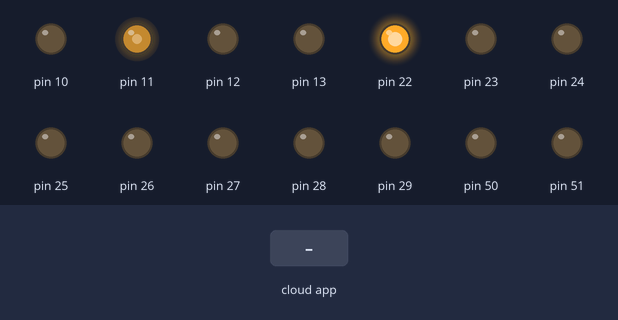
A sketch run on a simulated Arduino Mega 2560, built with avr-gcc and run on an emulated ATmega2560. Parts: output pins drawn as LEDs (lit = HIGH). The test bench sets the inputs (shaded band). The ROS host is connected and sends only what is stated.

Above: at 1.2 s.
1.3 s: the phone or cloud app sets cmd_steps to 0
At 2.1 s:
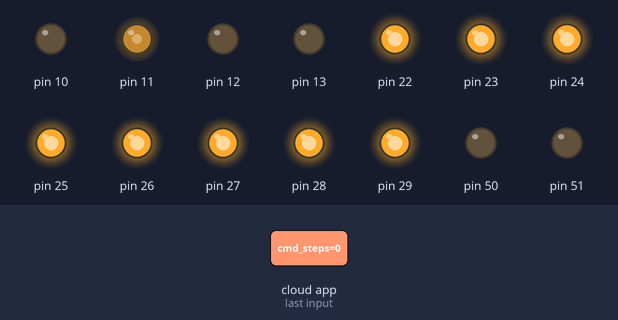
Timing chart, 0 to 4.3 s (numbered marks = the images above; inputs shaded):
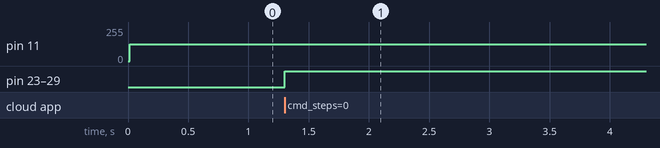

The sketch:

microstep_driver_tb6600_rosserial.ino
```cpp
//
// Microstep Driver Tb6600 Interface
// Tristan Hill - March, 04, 2019
//
// This uses the a while loop and the TOV1 flag to handle the step counting

/**************** Wiring Diagram*******************

        MEGA2560     |     |  MICROSTEP DRIVER
                     |     |
                   5V|<--->|NC
                  GND|<--->|ENA(-)
                  GND|<--->|DIR(-)
                  GND|<--->|PUL(-)
          Pin22 (PWM)|<--->|ENA(+)
          Pin23 (PA0)|<--->|DIR(+)
          Pin23 (PA1)|<--->|PUL(+)
                     |     |
                           |
    STEPPER MOTOR    |     |
                     |     |
                  RED|<--->|A(+)
                 BLUE|<--->|A(-)
                BLACK|<--->|B(+)
               GREEEN|<--->|B(-)
                     |     |
                           |
       POWER SUPPLY  |     |
                     |     |
              V+(12v)|<--->|VCC
              V-(0v) |<--->|GND
                     |     |

*/
#include <ros.h>
#include <std_msgs/Empty.h>
#include <std_msgs/Bool.h>
#include <std_msgs/Int32.h>

bool motor_enable=0;  // turn off the motor to begin
bool motor_dir=1;     // set the direction
bool motor_status=1;  // 0 - 'not currently stepping' // 1 - 'currently stepping'

int motor_pos=0;


// function for stepping by number of steps (blocking)
void set_steps(int steps)
{
  while (!(TIFR1 & 0b00000010));  // wait for flag to start
  PORTA &= 0b11111101|(motor_dir<<1);             // set the direction
  PORTA &= 0b11111110|~motor_enable;              // set enable low('on')
  //delay(1.0);
  for (int k = 0; k < steps+1; k++) {
    while (!(TIFR1 & 0b00000010));  // wait for flag
    TIFR1 |= 0b00000010;            // clear the flag
    motor_pos=(motor_pos+motor_dir)%200;
  }

  PORTA |= 0b00000001|~motor_enable;   // set enable high('off')
}

/*
// function for stepping to position (blocking)
void set_steps(int steps)
{
  PORTA &= 0b11111101|(motor_dir<<1);             // set the direction
  PORTA &= 0b11111110|~motor_enable;              // set enable low('on')

  for (int k = 0; k < steps; k++) {
    while (!(TIFR1 & 0b00000010));  // wait for flag
    TIFR1 |= 0b00000010;            // clear the flag
  }

  PORTA |= 0b00000001|~motor_enable;   // set enable high('off')
}
*/
// setup ROS node
ros::NodeHandle nh;

// publisher object for motor status
std_msgs::Bool status_msg;
ros::Publisher status_pub("motor_status", &status_msg);

// publisher object for motor position
std_msgs::Int32 pos_msg;
ros::Publisher pos_pub("motor_position", &pos_msg);

// Callback function for 'motor enable'
void enable_cb( const std_msgs::Bool& msg){
  motor_enable=msg.data;   // turn on the motor
}
// Subscriber object for 'motor enable'
ros::Subscriber<std_msgs::Bool> sub1("motor_enable", &enable_cb );

// Callback function for 'motor direction'
void dir_cb( const std_msgs::Bool& msg){
  motor_dir=msg.data;   // set the direction
}
// Subscriber object for 'motor direction'
ros::Subscriber<std_msgs::Bool> sub2("motor_dir", &dir_cb );

/*
// Callback function for 'desired position'
void dir_cb( const std_msgs::Bool& msg){
  motor_dir=msg.data;   // set the desired pos
}
// Subscriber object for 'motor direction'
ros::Subscriber<std_msgs::Bool> sub2("motor_dir", &dir_cb );
*/

// Callback for 'command steps'
void cmd_steps_cb( const std_msgs::Int32& msg){
  motor_status=1;
  status_msg.data = motor_status;
  status_pub.publish( &status_msg );
  nh.spinOnce();

  set_steps(msg.data);  // command the steps

  pos_msg.data = motor_pos;
  pos_pub.publish( &pos_msg );

  motor_status=0;
  status_msg.data = motor_status;
  status_pub.publish( &status_msg );
  nh.spinOnce();
}
// Subscriber object for 'command steps'
ros::Subscriber<std_msgs::Int32> sub3("cmd_steps", &cmd_steps_cb );

void setup() {
  // put your setup code here, to run once:

  // PWM OUTPUT
  // Set up timer to toggle OC1A (PB5, pin11) on match of OCR1A in Fast PWM mode

  // 10 bit fast pwm mode, normal port operation
  TCCR1A |= (1 << COM1A1) | (1 << WGM11) | (1 << WGM10);
  // set up timer with prescaler and Fast 10 bit PWM mode (mode 7, bits WGM13:0)
  // I cant figure out why i hvae to turn OFF the bits in CS0:2 (TWH)

  // prescale 1 (none)
  //TCCR1B |= (1<<WGM12)  | (1<<CS10);                //CS12:0=001 -> 15.63 kHz, T=63.97 us
  //TCCR1B &= ~(1<<CS11) & ~(1<<CS12);

  // prescale 8
  //TCCR1B |= (1 << WGM12)  | (1 << CS11) ;           //CS12:0=010 -> 1.95 kHz , T=512.8 us
  //TCCR1B &= ~(1 << CS10) & ~(1 << CS12);

  // prescale 64
  //TCCR1B |= (1<<WGM12)  | (1<<CS11) | (1<<CS10);    //CS12:0=011 -> 244.1 Hz, T=4098 us
  //TCCR1B &= ~(1<<CS12);                             //              122.2 Hz

  // prescale 256
  TCCR1B |= (1<<WGM12)  | (1<<CS12);                //CS12:0=100 -> 61.0 Hz ,T=16393 us
  TCCR1B &= ~(1<<CS10) & ~(1<<CS11);

  // prescale 10241
  //TCCR1B |= (1<<WGM12)  | (1<<CS12) | (1<<CS10);      //CS12:0=101 -> 15.3 Hz ,T=65359 us
  //TCCR1B &= ~(1<<CS11);

  // Set compare value to 1Hz at 16MHz AVR clock ???
  // whenever a match occurs OC1A toggles
  OCR1A = 500 ; // this values controls the duty cycle, duty(%)=OCR1A/255*100
  // 500/16393*1023 -> 500 us pulse at 61. Hz

  DDRB |=  0b11111111; // PA0,PA1 set as output

  DDRA  =  0b11111111; // Port A as output
  //PORTA &= 0b11111100|(motor_dir<<1); // set enable low ('on') and direction low('cw')
  PORTA |= 0b00000001;  // set enable high('off')

  // setup serial monitior
  // Serial.begin(9600);          //  setup serial
  // while (! Serial);
  // Serial.println("Microstep Driver Setup!");

  // setup ROS node
  nh.initNode();

  // setup subscribers
  nh.subscribe(sub1);
  nh.subscribe(sub2);
  nh.subscribe(sub3);
  delay(.01);

  nh.spinOnce();
  delay(.01);

  // setup publishers
  nh.advertise(status_pub);
  nh.advertise(pos_pub);

}

void loop() {

  pos_msg.data = motor_pos;
  pos_pub.publish( &pos_msg );

  status_msg.data = motor_status;
  status_pub.publish( &status_msg );

  nh.spinOnce();
  delay(.01);

}
```

Measured:
- after the input at 1.3 s, pin 23–29: LOW → HIGH at once
